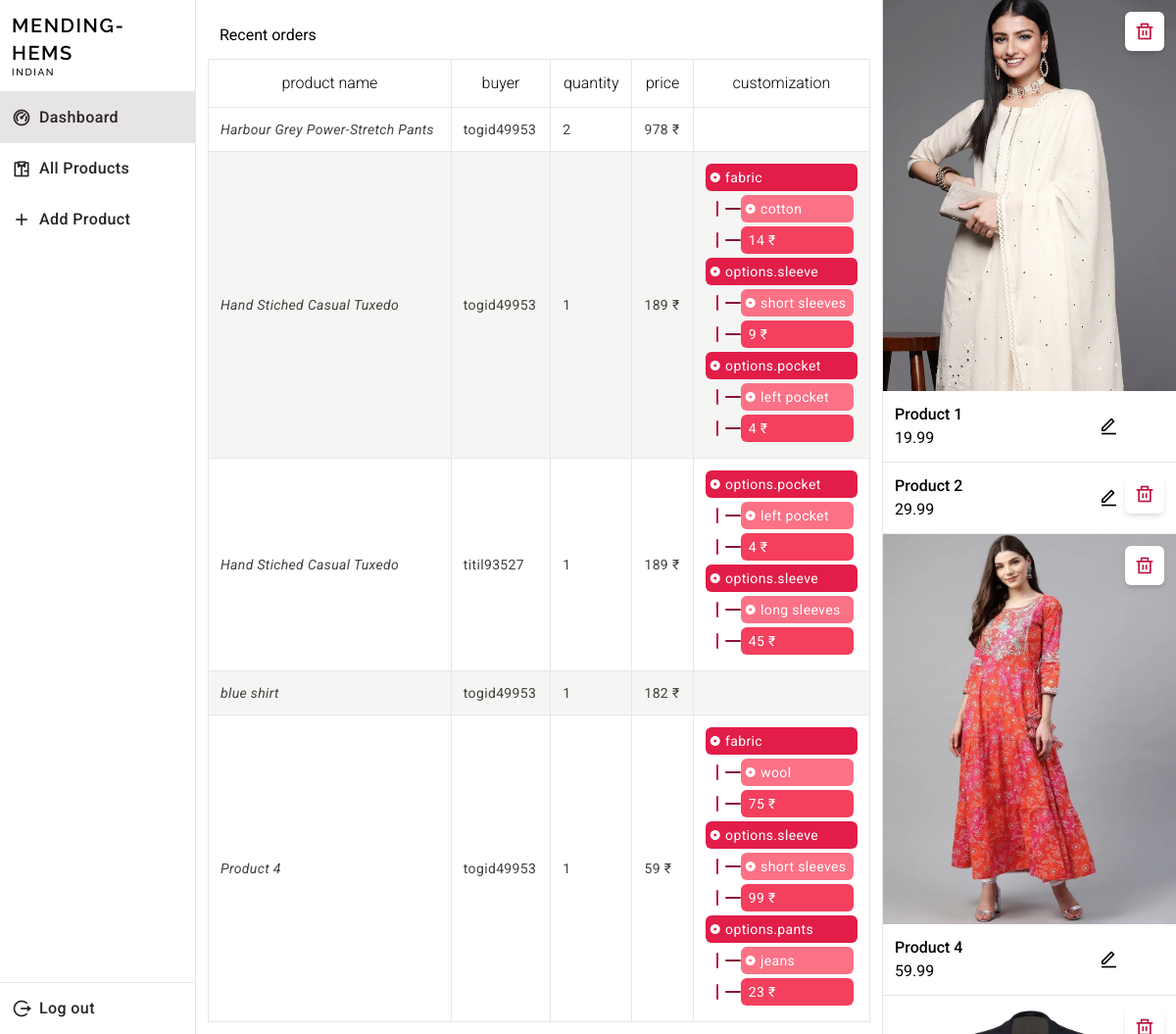
/tailor/tailor-dashboard.php (signed in), run on the app's committed database.
### tables this page shows
CREATE TABLE IF NOT EXISTS `orders` (
  `id` int NOT NULL AUTO_INCREMENT,
  `user_id` int NOT NULL,
  `email` varchar(20) NOT NULL,
  `card_number` varchar(20) NOT NULL,
  `card_expiry` varchar(20) NOT NULL,
  `card_cv2` varchar(10) NOT NULL,
  `card_holder_name` varchar(25) NOT NULL,
  `address` varchar(255) NOT NULL,
  `state` varchar(255) NOT NULL,
  `zip_code` int NOT NULL,
  `total` varchar(10) NOT NULL,
  `cart` text NOT NULL,
  `publisher` int NOT NULL,
  `quantity` int NOT NULL,
  `price` int NOT NULL,
  `product_id` int NOT NULL,
  PRIMARY KEY (`id`)
);

CREATE TABLE IF NOT EXISTS `products` (
  `id` int NOT NULL AUTO_INCREMENT,
  `price` decimal(10,2) DEFAULT NULL,
  `images` varchar(255) DEFAULT NULL,
  `publisher` int DEFAULT NULL,
  `sizes` varchar(255) DEFAULT NULL,
  `attributes` varchar(255) DEFAULT NULL,
  `active` tinyint(1) DEFAULT '1',
  `name` varchar(255) DEFAULT NULL,
  `category` varchar(255) DEFAULT NULL,
  `description` text,
  `accept_fabrics` int NOT NULL DEFAULT '0',
  PRIMARY KEY (`id`),
  KEY `publisher` (`publisher`)
);

CREATE TABLE IF NOT EXISTS `users` (
  `id` int NOT NULL AUTO_INCREMENT,
  `username` varchar(30) NOT NULL,
  `email` varchar(30) NOT NULL,
  `phone` varchar(30) NOT NULL,
  `password` varchar(30) NOT NULL,
  `type` enum('admin','tailor','guest','') NOT NULL DEFAULT 'guest',
  `active` int NOT NULL DEFAULT '0',
  PRIMARY KEY (`id`)
);

### tailor/tailor-dashboard.php (the view, shortened to what this page needs)
<?php
$db = Db::getInstance();
?>
<!DOCTYPE html>
<html lang="en">
<head>
    <script src="https://cdn.tailwindcss.com" defer></script>
    <link href="../dist/output.css" rel="stylesheet" />
    <link href="https://cdn.jsdelivr.net/npm/remixicon@2.5.0/fonts/remixicon.css" rel="stylesheet" />
    <link href="https://unpkg.com/pattern.css" rel="stylesheet" />
    <link rel="stylesheet" href="https://cdn.jsdelivr.net/npm/locomotive-scroll@3.5.4/dist/locomotive-scroll.min.css" />
    <link rel="stylesheet" href="https://cdn.jsdelivr.net/npm/swiper/swiper-bundle.min.css" />
</head>
<body class="grid grid-cols-12 font-roboto overflow-hidden">
    <div class="col-span-2 flex flex-col h-screen border-r divide-y">
        <div class="logo p-3 leading-tight font-raleway font-medium text-left uppercase tracking-widest">
            <p class="text-xl font-semibold">Mending-Hems</p>
            <p class="text-[10px]">indian</p>
        </div>
        <div class="links grow divide-y text-stone-800 flex flex-col">
            <div class="upper-links grow">
                <a href="tailor-dashboard.php">
                    <div class="link flex items-center p-3 bg-stone-200 cursor-pointer">
                        <i class="ri-dashboard-2-line text-xl mr-2"></i>
                        <p class="font-medium tracking-wide">Dashboard</p>
                    </div>
                </a>
                <a href="all-products.php">
                    <div class="link flex items-center p-3 hover:bg-stone-200 cursor-pointer">
                        <i class="ri-shirt-line text-xl mr-2"></i>
                        <p class="font-medium tracking-wide">All Products</p>
                    </div>
                </a>
                <a href="add-product.php">
                    <div class="link flex items-center p-3 hover:bg-stone-200 cursor-pointer">
                        <i class="ri-add-line text-xl mr-2"></i>
                        <p class="font-medium tracking-wide">Add Product</p>
                    </div>
                </a>
            </div>
            <div class="lower-links">
                <a href="../logout.php">
                    <div class="link flex items-center p-3 hover:bg-stone-200 cursor-pointer">
                        <i class="ri-logout-circle-r-line text-xl mr-2"></i>
                        <p class="font-medium tracking-wide">Log out</p>
                    </div>
                </a>
            </div>
        </div>
    </div>
    <div class="col-span-7 divide-y  h-screen overflow-y-auto">
        <div class="orders p-3">
            <p class="p-3">Recent orders</p>
            <table class="w-full">
                <thead>
                    <th class="border p-3">product name</th>
                    <th class="border p-3">buyer</th>
                    <th class="border p-3">quantity</th>
                    <th class="border p-3">price</th>
                    <th class="border p-3">customization</th>
                </thead>
                <tbody>
                    <?php
                    $orders = $db->query("SELECT users.*, products.*, orders.* FROM orders INNER JOIN products ON orders.product_id = products.id INNER JOIN users on users.id = orders.user_id WHERE orders.publisher = {$_SESSION['uid']}");
                    if ($orders->num_rows > 0) {
                        while ($row = $orders->fetch_assoc()) {
                    ?>
                            <tr>
                                <td class="p-3 border"><?php echo $row['name'] ?></td>
                                <td class="p-3 border"><?php echo $row['username'] ?></td>
                                <td class="p-3 border"><?php echo $row['quantity'] ?></td>
                                <td class="p-3 border"><?php echo $row['price'] ?> ₹</td>
                                <td class="p-3 border"><?php
                                                        $customization = json_decode($row['cart'], true) ?? [];
                                                        foreach ($customization as $key => $value) {
                                                        ?>
                                        <p class="bg-rose-600 text-white p-1 rounded-md flex items-center"><i class="ri-record-circle-fill mr-1 text-xs"></i> <?php echo $key ?></p>
                                        <div class="m-1 flex items-center">
                                            <div class="w-4 rotate-90 h-0.5 rounded-md bg-rose-700"></div>
                                            <div class="w-4 h-0.5 rounded-md bg-rose-900"></div>
                                            <p class="p-1 grow rounded-md bg-rose-400 text-white flex items-center"><i class="ri-record-circle-fill mr-1 text-xs"></i> <?php echo $value['name'] ?></p>
                                        </div>
                                        <div class="m-1 flex items-center">
                                            <div class="w-4 rotate-90 h-0.5 rounded-md bg-rose-700"></div>
                                            <div class="w-4 h-0.5 rounded-md bg-rose-900"></div>
                                            <p class="p-1 grow rounded-md bg-rose-500 text-white pl-2"><?php echo $value['price'] ?> ₹</p>
                                        </div>
                                    <?php
                                                        } ?>
                                </td>
                            </tr>
                        <?php
                        }
                    } else {
                        ?>
                        <p>no orders</p>
                    <?php
                    }
                    ?>
                </tbody>
            </table>
        </div>
    </div>
    <div class="col-span-3 divide-y border-l h-screen overflow-y-scroll">
        <?php
        $products = $db->query("SELECT *, SUBSTRING_INDEX(images, ',', 1) AS image  FROM products WHERE publisher = {$_SESSION['uid']} LIMIT 6");
        while ($row = $products->fetch_assoc()) {
        ?>
            <div class="product relative flex flex-col">
                <img src="<?php echo $row['image'] ?>" class="grow w-full" alt="">
                <div class="info flex items-center bg-white rounded-b-md p-3">
                    <div class="grow">
                        <p class="font-medium"><?php echo $row['name'] ?></p>
                        <p><?php echo $row['price'] ?></p>
                    </div>
                    <a href="edit-product.php?pid=<?php
                                                    echo $row['id'] ?>" class="grow flex items-center justify-center">
                        <i class="ri-edit-line text-xl"></i>
                    </a>
                </div>
                <a href="delete.php?pid=<?php echo $row['id'] ?>" class="delete bg-white flex items-center justify-center rounded-md w-10 h-10 border-rose-600 absolute top-0 right-0 m-3 shadow-md">
                    <i class="ri-delete-bin-line text-xl text-rose-700"></i>
                </a>
            </div>
        <?php
        }
        ?>
    </div>
</body>
</html>

### tailor/tailor-dashboard.php (style rules this page uses)
* { transition: 0.3s all ease; }

### data on the page
orders: product.name "Harbour Grey Power-Stretch Pants", user.username "togid49953", quantity "2", price "978"
orders: product.name "Hand Stiched Casual Tuxedo", user.username "togid49953", quantity "1", price "189", key "fabric", name "cotton", price "14", key "options.sleeve", name "short sleeves", price "9", key "options.pocket", name "left pocket", price "4"
orders: product.name "Hand Stiched Casual Tuxedo", user.username "titil93527", quantity "1", price "189", key "options.pocket", name "left pocket", price "4", key "options.sleeve", name "long sleeves", price "45"
orders: product.name "blue shirt", user.username "togid49953", quantity "1", price "182"
orders: product.name "Product 4", user.username "togid49953", quantity "1", price "59", key "fabric", name "wool", price "75", key "options.sleeve", name "short sleeves", price "99", key "options.pants", name "jeans", price "23"
products: shows a picture, name "Product 1", price "19.99"
products: name "Product 2", price "29.99"
products: shows a picture, name "Product 4", price "59.99"
products: shows a picture
